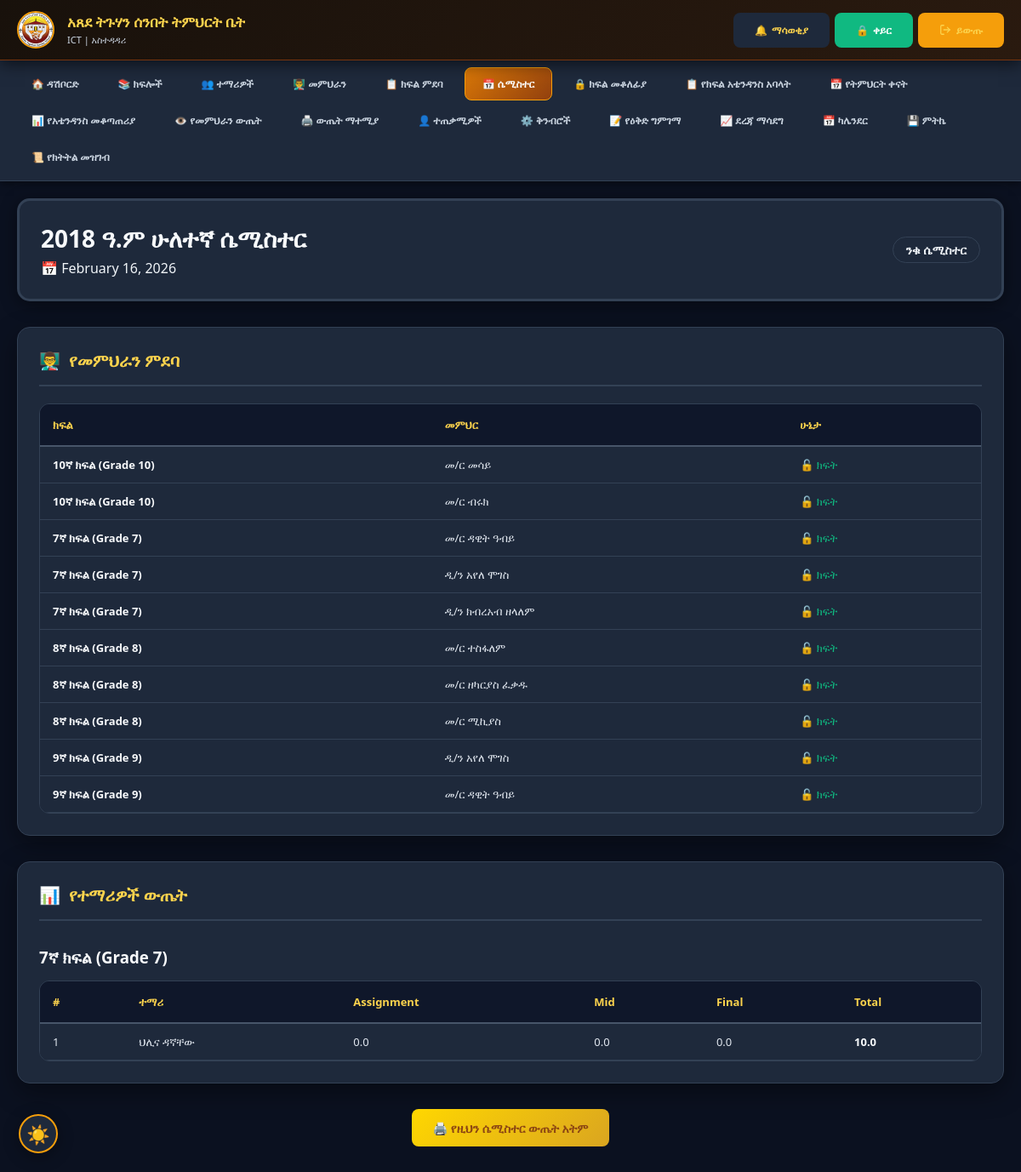
The page /semester_history.php?id=1 (signed in) on the database its author committed.
### tables this page shows
CREATE TABLE `semesters` (
  `id` int(11) NOT NULL AUTO_INCREMENT,
  `name` varchar(50) NOT NULL,
  `status` enum('active','closed') DEFAULT 'active',
  `start_date` date DEFAULT NULL,
  `end_date` date DEFAULT NULL,
  `created_at` timestamp NOT NULL DEFAULT current_timestamp(),
  `ethiopian_year` int(11) DEFAULT NULL,
  `semester_number` int(11) DEFAULT NULL,
  PRIMARY KEY (`id`)
);

CREATE TABLE `teacher_class` (
  `id` int(11) NOT NULL AUTO_INCREMENT,
  `teacher_id` int(11) NOT NULL,
  `class_id` int(11) NOT NULL,
  `semester_id` int(11) NOT NULL,
  `locked` tinyint(1) DEFAULT 0,
  `attendance_locked` tinyint(1) NOT NULL DEFAULT 0,
  `plan_locked` tinyint(1) NOT NULL DEFAULT 0,
  `assigned_date` timestamp NOT NULL DEFAULT current_timestamp(),
  PRIMARY KEY (`id`),
  KEY `class_id` (`class_id`),
  KEY `semester_id` (`semester_id`),
  KEY `teacher_class_ibfk_1` (`teacher_id`),
  CONSTRAINT `teacher_class_ibfk_1` FOREIGN KEY (`teacher_id`) REFERENCES `users` (`id`) ON DELETE CASCADE,
  CONSTRAINT `teacher_class_ibfk_2` FOREIGN KEY (`class_id`) REFERENCES `classes` (`id`) ON DELETE CASCADE,
  CONSTRAINT `teacher_class_ibfk_3` FOREIGN KEY (`semester_id`) REFERENCES `semesters` (`id`) ON DELETE CASCADE
);

CREATE TABLE `classes` (
  `id` int(11) NOT NULL AUTO_INCREMENT,
  `grade_id` int(11) DEFAULT NULL,
  `name` varchar(50) NOT NULL,
  `description` text DEFAULT NULL,
  `created_at` timestamp NOT NULL DEFAULT current_timestamp(),
  PRIMARY KEY (`id`),
  KEY `grade_id` (`grade_id`),
  CONSTRAINT `classes_grade_fk` FOREIGN KEY (`grade_id`) REFERENCES `grades` (`id`)
);

CREATE TABLE `users` (
  `id` int(11) NOT NULL AUTO_INCREMENT,
  `name` varchar(100) NOT NULL,
  `username` varchar(50) NOT NULL,
  `phone` varchar(20) DEFAULT NULL,
  `photo` varchar(255) DEFAULT NULL,
  `role` enum('admin','teacher','attendance_submitter') NOT NULL DEFAULT 'teacher',
  `password` varchar(255) NOT NULL,
  `first_login` tinyint(1) DEFAULT 1,
  `created_at` timestamp NOT NULL DEFAULT current_timestamp(),
  `can_edit_marks` tinyint(1) DEFAULT 1,
  `can_edit_attendance` tinyint(1) DEFAULT 0,
  PRIMARY KEY (`id`),
  UNIQUE KEY `username` (`username`)
);

CREATE TABLE `marks` (
  `id` int(11) NOT NULL AUTO_INCREMENT,
  `student_id` int(11) NOT NULL,
  `class_id` int(11) NOT NULL,
  `teacher_id` int(11) NOT NULL,
  `semester_id` int(11) NOT NULL,
  `assignment` decimal(5,2) DEFAULT 0.00,
  `participation` decimal(5,2) DEFAULT 0.00,
  `attendance` decimal(5,2) DEFAULT 0.00,
  `mid` decimal(5,2) DEFAULT 0.00,
  `final` decimal(5,2) DEFAULT 0.00,
  `total` decimal(5,2) DEFAULT 0.00,
  `entered_date` timestamp NOT NULL DEFAULT current_timestamp(),
  `last_updated` timestamp NOT NULL DEFAULT current_timestamp() ON UPDATE current_timestamp(),
  `local_uuid` varchar(36) DEFAULT NULL,
  `is_deleted` tinyint(1) NOT NULL DEFAULT 0,
  PRIMARY KEY (`id`),
  UNIQUE KEY `unique_teacher_student_semester` (`teacher_id`,`student_id`,`semester_id`),
  UNIQUE KEY `local_uuid_unique` (`local_uuid`),
  KEY `student_id` (`student_id`),
  KEY `class_id` (`class_id`),
  KEY `semester_id` (`semester_id`),
  CONSTRAINT `marks_ibfk_1` FOREIGN KEY (`student_id`) REFERENCES `students` (`id`) ON DELETE CASCADE,
  CONSTRAINT `marks_ibfk_2` FOREIGN KEY (`class_id`) REFERENCES `classes` (`id`) ON DELETE CASCADE,
  CONSTRAINT `marks_ibfk_3` FOREIGN KEY (`teacher_id`) REFERENCES `users` (`id`) ON DELETE CASCADE,
  CONSTRAINT `marks_ibfk_4` FOREIGN KEY (`semester_id`) REFERENCES `semesters` (`id`) ON DELETE CASCADE
);

CREATE TABLE `students` (
  `id` int(11) NOT NULL AUTO_INCREMENT,
  `name` varchar(100) NOT NULL,
  `class_id` int(11) NOT NULL,
  `parent_phone` varchar(20) DEFAULT NULL,
  `enrollment_date` date DEFAULT curdate(),
  `created_at` timestamp NOT NULL DEFAULT current_timestamp(),
  `current_grade` int(11) DEFAULT NULL,
  `academic_year` int(11) DEFAULT NULL,
  `promotion_status` enum('promoted','repeated','new') DEFAULT 'new',
  `needs_pin_reset` tinyint(1) DEFAULT 0,
  `student_portal_enabled` tinyint(1) DEFAULT 1,
  `local_uuid` varchar(36) DEFAULT NULL,
  `updated_at` timestamp NOT NULL DEFAULT current_timestamp() ON UPDATE current_timestamp(),
  `is_deleted` tinyint(1) NOT NULL DEFAULT 0,
  PRIMARY KEY (`id`),
  UNIQUE KEY `local_uuid_unique` (`local_uuid`),
  KEY `class_id` (`class_id`),
  CONSTRAINT `students_ibfk_1` FOREIGN KEY (`class_id`) REFERENCES `classes` (`id`) ON DELETE CASCADE
);

### db.php (called while the page is built, shortened)
<?php
function dbQuery($conn, $sql, $types = "", $params = []) {
    $stmt = mysqli_prepare($conn, $sql);
    if (!empty($types) && !empty($params)) {
        mysqli_stmt_bind_param($stmt, $types, ...$params);
    }
    mysqli_stmt_execute($stmt);
    $result = mysqli_stmt_get_result($stmt);
    return $result;
}
function dbFetchAll($conn, $sql, $types = "", $params = []) {
    $result = dbQuery($conn, $sql, $types, $params);
    $rows = [];
    while ($row = mysqli_fetch_assoc($result)) {
        $rows[] = $row;
    }
    return $rows;
}
function dbFetchOne($conn, $sql, $types = "", $params = []) {
    $result = dbQuery($conn, $sql, $types, $params);
    return mysqli_fetch_assoc($result);
}
function formatMark($mark) {
    return number_format((float)$mark, 1, '.', '');
}
?>

### semester_history.php (the view, shortened to what this page needs)
<?php
require_once 'db.php';
$semester_id = isset($_SESSION['view_semester_id']) ? intval($_SESSION['view_semester_id']) : (isset($_GET['id']) ? intval($_GET['id']) : 0);
$semester = dbFetchOne($conn, "SELECT * FROM semesters WHERE id = ?", "i", [$semester_id]);
$assignments = dbQuery(
    $conn,
    "SELECT tc.*, u.name as teacher_name, c.name as class_name
     FROM teacher_class tc
     JOIN users u ON tc.teacher_id = u.id
     JOIN classes c ON tc.class_id = c.id
     WHERE tc.semester_id = ?
     ORDER BY c.name",
    "i",
    [$semester_id]
);
$marks_list = dbFetchAll(
    $conn,
    "SELECT s.name as student_name, c.name as class_name,
            m.assignment, m.mid, m.final, m.total
     FROM marks m
     JOIN students s ON m.student_id = s.id
     JOIN classes c ON m.class_id = c.id
     WHERE m.semester_id = ?
     ORDER BY c.name, s.name",
    "i",
    [$semester_id]
);
$class_marks = [];
foreach ($marks_list as $mark) {
    $class_marks[$mark['class_name']][] = $mark;
}
?>
<!DOCTYPE html>
<html lang="en">
<head>
    <?php include 'pwa_head.php'; ?>
</head>
<body>
    <?php include 'mobile_nav.php'; ?>
    <div class="main-container">
        <div class="semester-header">
            <div>
                <h1><?php echo htmlspecialchars($semester['name']); ?></h1>
                <p>
                    <span>📅 <?php echo date('F d, Y', strtotime($semester['start_date'])); ?></span>
                </p>
            </div>
            <span class="class-badge"><?php echo $semester['status'] == 'active' ? 'ንቁ' : 'ዝግ'; ?> ሴሚስተር</span>
        </div>
        <div class="section">
            <div class="section-header">
                <h2><span>👨‍🏫</span> የመምህራን ምደባ</h2>
            </div>
            <div class="table-responsive">
                <table>
                    <thead>
                        <tr>
                            <th>ክፍል</th>
                            <th>መምህር</th>
                            <th>ሁኔታ</th>
                        </tr>
                    </thead>
                    <tbody>
                        <?php if($assignments && mysqli_num_rows($assignments) > 0): ?>
                            <?php while($assignment = mysqli_fetch_assoc($assignments)): ?>
                            <tr>
                                <td><strong><?php echo htmlspecialchars($assignment['class_name']); ?></strong></td>
                                <td><?php echo htmlspecialchars($assignment['teacher_name']); ?></td>
                                <td>
                                    <?php if($assignment['locked']): ?>
                                    <span style="color: #EF4444;">🔒 ተቆልፏል</span>
                                    <?php else: ?>
                                    <span style="color: #10B981;">🔓 ክፍት</span>
                                    <?php endif; ?>
                                </td>
                            </tr>
                            <?php endwhile; ?>
                        <?php endif; ?>
                    </tbody>
                </table>
            </div>
        </div>
        <div class="section">
            <div class="section-header">
                <h2><span>📊</span> የተማሪዎች ውጤት</h2>
            </div>
            <?php if(!empty($class_marks)): ?>
                <?php foreach($class_marks as $class_name => $marks): ?>
                <h3 style="color: var(--brown-dark); margin: 30px 0 15px;"><?php echo $class_name; ?></h3>
                <div class="table-responsive">
                    <table>
                        <thead>
                            <tr>
                                <th>#</th>
                                <th>ተማሪ</th>
                                <th>Assignment</th>
                                <th>Mid</th>
                                <th>Final</th>
                                <th>Total</th>
                            </tr>
                        </thead>
                        <tbody>
                            <?php
                            $counter = 1;
                            foreach($marks as $mark):
                            ?>
                            <tr>
                                <td><?php echo $counter++; ?></td>
                                <td><?php echo htmlspecialchars($mark['student_name']); ?></td>
                                <td><?php echo formatMark($mark['assignment']); ?></td>
                                <td><?php echo formatMark($mark['mid']); ?></td>
                                <td><?php echo formatMark($mark['final']); ?></td>
                                <td><strong><?php echo formatMark($mark['total']); ?></strong></td>
                            </tr>
                            <?php endforeach; ?>
                        </tbody>
                    </table>
                </div>
                <?php endforeach; ?>
            <?php endif; ?>
        </div>
        <div style="text-align: center; margin: 30px 0;">
            <a href="print_results.php?semester_id=<?php echo $semester_id; ?>" class="btn btn-primary">
                🖨️ የዚህን ሴሚስተር ውጤት አትም
            </a>
        </div>
    </div>
</body>
</html>

### assets/css/mobile.css (style rules this page uses)
:root { --brown-dark: #8B4513; --brown-medium: #A52A2A; --brown-light: #CD853F; --gold-primary: #FFD700; --gold-dark: #DAA520; --gold-light: #FBBF24; --gold-pale: #FFF8DC; --bg-cream: #FAF9F6; --success-green: #10B981; --error-red: #EF4444; --warning-yellow: #F59E0B; --info-blue: #3B82F6; --purple: #8B5CF6; --shadow-sm: 0 2px 8px rgba(0,0,0,0.08); --shadow: 0 4px 15px rgba(0,0,0,0.1); --shadow-lg: 0 8px 30px rgba(0,0,0,0.15); --radius-sm: 8px; --radius: 12px; --radius-lg: 20px; }
*, *::before, *::after { margin:0; padding:0; box-sizing:border-box; }
html { font-size:16px; scroll-behavior:smooth; -webkit-tap-highlight-color:transparent; }
body { font-family:'Segoe UI','Nyala',Arial,sans-serif; background:var(--bg-cream); color:#1F2937; -webkit-text-size-adjust:100%; min-height:100vh; }
.main-container { max-width:1400px; margin:20px auto; padding:0 20px; }
.table-responsive { overflow-x:auto; -webkit-overflow-scrolling:touch; border-radius:var(--radius); border:1px solid #E5E7EB; }
table { width:100%; border-collapse:collapse; }
th { background:var(--gold-pale); color:var(--brown-dark); padding:12px 10px; text-align:left; font-weight:700; font-size:13px; border-bottom:2px solid var(--gold-primary); }
td { padding:10px; border-bottom:1px solid #E5E7EB; font-size:13px; vertical-align:middle; }
tr:last-child td { border-bottom:none; }
.btn { padding:11px 22px; border:none; border-radius:10px; cursor:pointer; font-weight:600; font-size:14px; transition:all 0.2s; text-decoration:none; display:inline-flex; align-items:center; gap:7px; min-height:44px; white-space:nowrap; }
.btn-primary { background:linear-gradient(135deg,var(--gold-primary),var(--gold-dark)); color:var(--brown-dark); }
html.dark-mode, html[data-theme="dark"] { color-scheme: dark; --bg-cream: #0B1120; --bg-page: #0B1120; --bg: #0B1120; --brown-dark: #FCD34D; --brown-medium: #FBBF24; --brown-light: #F59E0B; --text-primary: #F1F5F9; --white: #1E293B; --gray-100: #1E293B; --gray-300: #334155; --gold-pale: #1E293B; --gold-primary: #F59E0B; }
html.dark-mode body, body.dark-mode { background: #0B1120 !important; color: #F1F5F9 !important; }
html.dark-mode .section, body.dark-mode .section, html.dark-mode .card, body.dark-mode .card, html.dark-mode .table-card, html.dark-mode .profile-card, html.dark-mode .filter-card, html.dark-mode .month-card, html.dark-mode .table-wrapper, html.dark-mode .auth-box, html.dark-mode .login-box, html.dark-mode .box, html.dark-mode .card-box, html.dark-mode .info-card, html.dark-mode .stat-card { background: #1E293B !important; border-color: #334155 !important; color: #F1F5F9 !important; box-shadow: 0 4px 20px rgba(0,0,0,0.35) !important; }
html.dark-mode .card-title, html.dark-mode h1, html.dark-mode h2, html.dark-mode h3, html.dark-mode h4, html.dark-mode h5 { color: #F8FAFC !important; }
html.dark-mode table { background: #1E293B !important; color: #E2E8F0 !important; }
html.dark-mode th { background: #0F172A !important; color: #FCD34D !important; border-bottom-color: #475569 !important; border-color: #334155 !important; }
html.dark-mode td { border-bottom-color: #334155 !important; border-color: #334155 !important; color: #E2E8F0 !important; }
html.dark-mode .table-responsive { border-color: #334155 !important; }

### rows shown on the page
semesters: name "2018 ዓ.ም ሁለተኛ ሴሚስተር", start_date "February 16, 2026"
teacher_class: class.name "10ኛ ክፍል (Grade 10)", teacher.name "መ/ር መሳይ", locked "🔓 ክፍት"
teacher_class: class.name "10ኛ ክፍል (Grade 10)", teacher.name "መ/ር ብሩክ", locked "🔓 ክፍት"
teacher_class: class.name "7ኛ ክፍል (Grade 7)", teacher.name "መ/ር ዳዊት ዓብይ", locked "🔓 ክፍት"
teacher_class: class.name "7ኛ ክፍል (Grade 7)", teacher.name "ዲ/ን አየለ ሞገስ", locked "🔓 ክፍት"
teacher_class: class.name "7ኛ ክፍል (Grade 7)", teacher.name "ዲ/ን ክብረአብ ዘላለም", locked "🔓 ክፍት"
teacher_class: class.name "8ኛ ክፍል (Grade 8)", teacher.name "መ/ር ተስፋለም", locked "🔓 ክፍት"
teacher_class: class.name "8ኛ ክፍል (Grade 8)", teacher.name "መ/ር ዘካርያስ ፈቃዱ", locked "🔓 ክፍት"
teacher_class: class.name "8ኛ ክፍል (Grade 8)", teacher.name "መ/ር ሚኪያስ", locked "🔓 ክፍት"
teacher_class: class.name "9ኛ ክፍል (Grade 9)", teacher.name "ዲ/ን አየለ ሞገስ", locked "🔓 ክፍት"
teacher_class: class.name "9ኛ ክፍል (Grade 9)", teacher.name "መ/ር ዳዊት ዓብይ", locked "🔓 ክፍት"
marks: student.name "ህሊና ዳኛቸው", assignment "0.0", mid "0.0", final "0.0", total "10.0"

### other values the page prints
$nav_name "ICT"
$item['icon'] "🏠"
$item['label'] "ዳሽቦርድ"
$item['icon'] "📚"
$item['label'] "ክፍሎች"
$item['icon'] "👥"
$item['label'] "ተማሪዎች"
$item['icon'] "👨‍🏫"
$item['label'] "መምህራን"
$item['icon'] "📋"
$item['label'] "ክፍል ምደባ"
$item['icon'] "📅"
$item['label'] "ሴሚስተር"
$item['icon'] "🔒"
$item['label'] "ክፍል መቆለፊያ"
